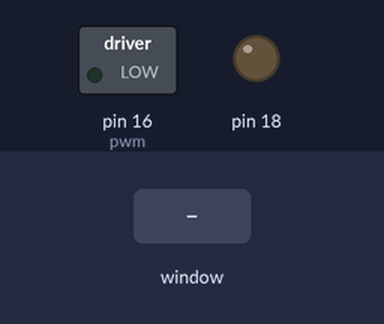
Simulated run of this program. Board: Raspberry Pi (header pin numbers). Parts: switched loads named in the program (green lamp = pin HIGH), output pins drawn as LEDs (lit = HIGH). The inputs (shaded band) are chosen by the test bench. The desktop window is not drawn, its controls go by their first labels and the mouse button is held 0.15 s.

Above: at 1.2 s.
1.3 s: slider 1 in the window set to 50
At 2.1 s:
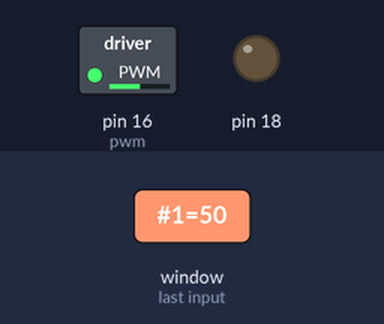
2.8 s: slider 1 in the window set to 100
At 3.3 s:
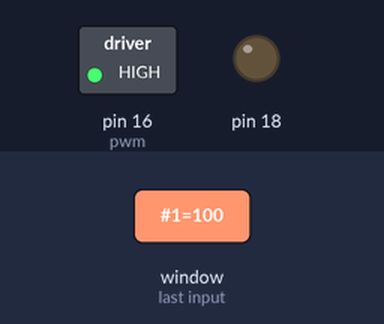
4.3 s: slider 1 in the window set to 25
At 5.6 s:
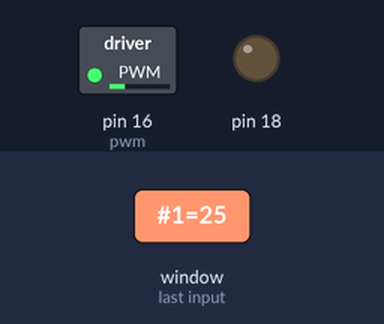
Timing chart, 0 to 7.3 s (numbered marks = the images above; inputs shaded):
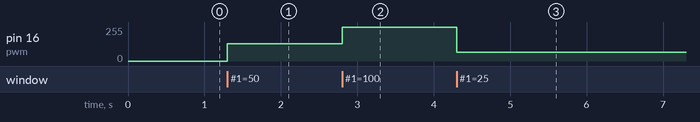

The program:

gui_pwm_l298n.py
```python
# (licence header left out)
from Tkinter import *
import RPi.GPIO as GPIO
import time

GPIO.setmode(GPIO.BOARD)
GPIO.setup(16, GPIO.OUT)
GPIO.setup(18, GPIO.OUT, initial=GPIO.LOW)
pwm = GPIO.PWM(16, 500)
pwm.start(0)

class App:
    def __init__(self, master):
        frame = Frame(master)
        frame.pack()
        scale = Scale(frame, from_=0, to=100,
              orient=HORIZONTAL, command=self.update)
        scale.grid(row=0)

    def update(self, duty):
        pwm.ChangeDutyCycle(float(duty))


root = Tk()
root.wm_title('PWM Power Control')

try:
    app = App(root)
    root.geometry("200x50+100+100")
    root.mainloop()

finally:
    pwm.stop()
    GPIO.cleanup()
```

Measured:
- after the input at 1.3 s, pin 16 (pwm): 0/255 → 128/255 at once
- after the input at 2.8 s, pin 16 (pwm): 128/255 → 255/255 at once
- after the input at 4.3 s, pin 16 (pwm): 255/255 → 64/255 at once
